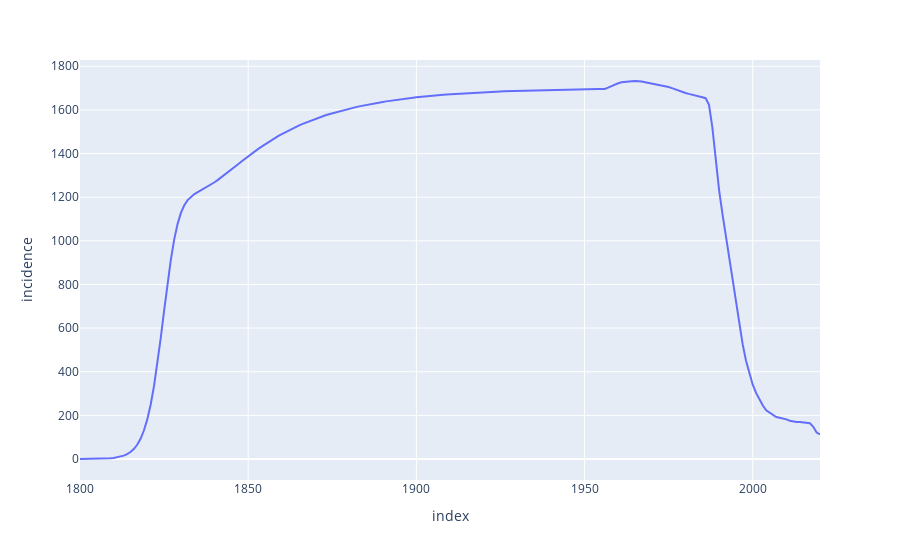

Notebook cell for this chart:
### Code cell
inci_plot = px.line(
    derived_df_0,
    x=derived_df_0.index,
    y="incidence",
)
inci_plot.show()
inci_plot.write_image(str(SUPPLEMENT_PATH) + "/incidence.jpg")

### Figure 1 — Plotly figure (JSON) as saved in the notebook; plotly's stock layout.template omitted (floating-point values rounded to 4 significant figures; data arrays with more than 128 entries replaced by an {"elided": "..."} marker saying what was removed)
{"data": [{"hovertemplate": "index=%{x}<br>incidence=%{y}<extra></extra>", "legendgroup": "", "line": {"color": "#636efa", "dash": "solid"}, "marker": {"symbol": "circle"}, "mode": "lines", "name": "", "orientation": "v", "showlegend": false, "type": "scatter", "x": {"elided": "221 int values"}, "xaxis": "x", "y": {"elided": "221 float values"}, "yaxis": "y"}], "layout": {"legend": {"tracegroupgap": 0}, "margin": {"t": 60}, "xaxis": {"anchor": "y", "domain": [0, 1], "title": {"text": "index"}}, "yaxis": {"anchor": "x", "domain": [0, 1], "title": {"text": "incidence"}}}}
